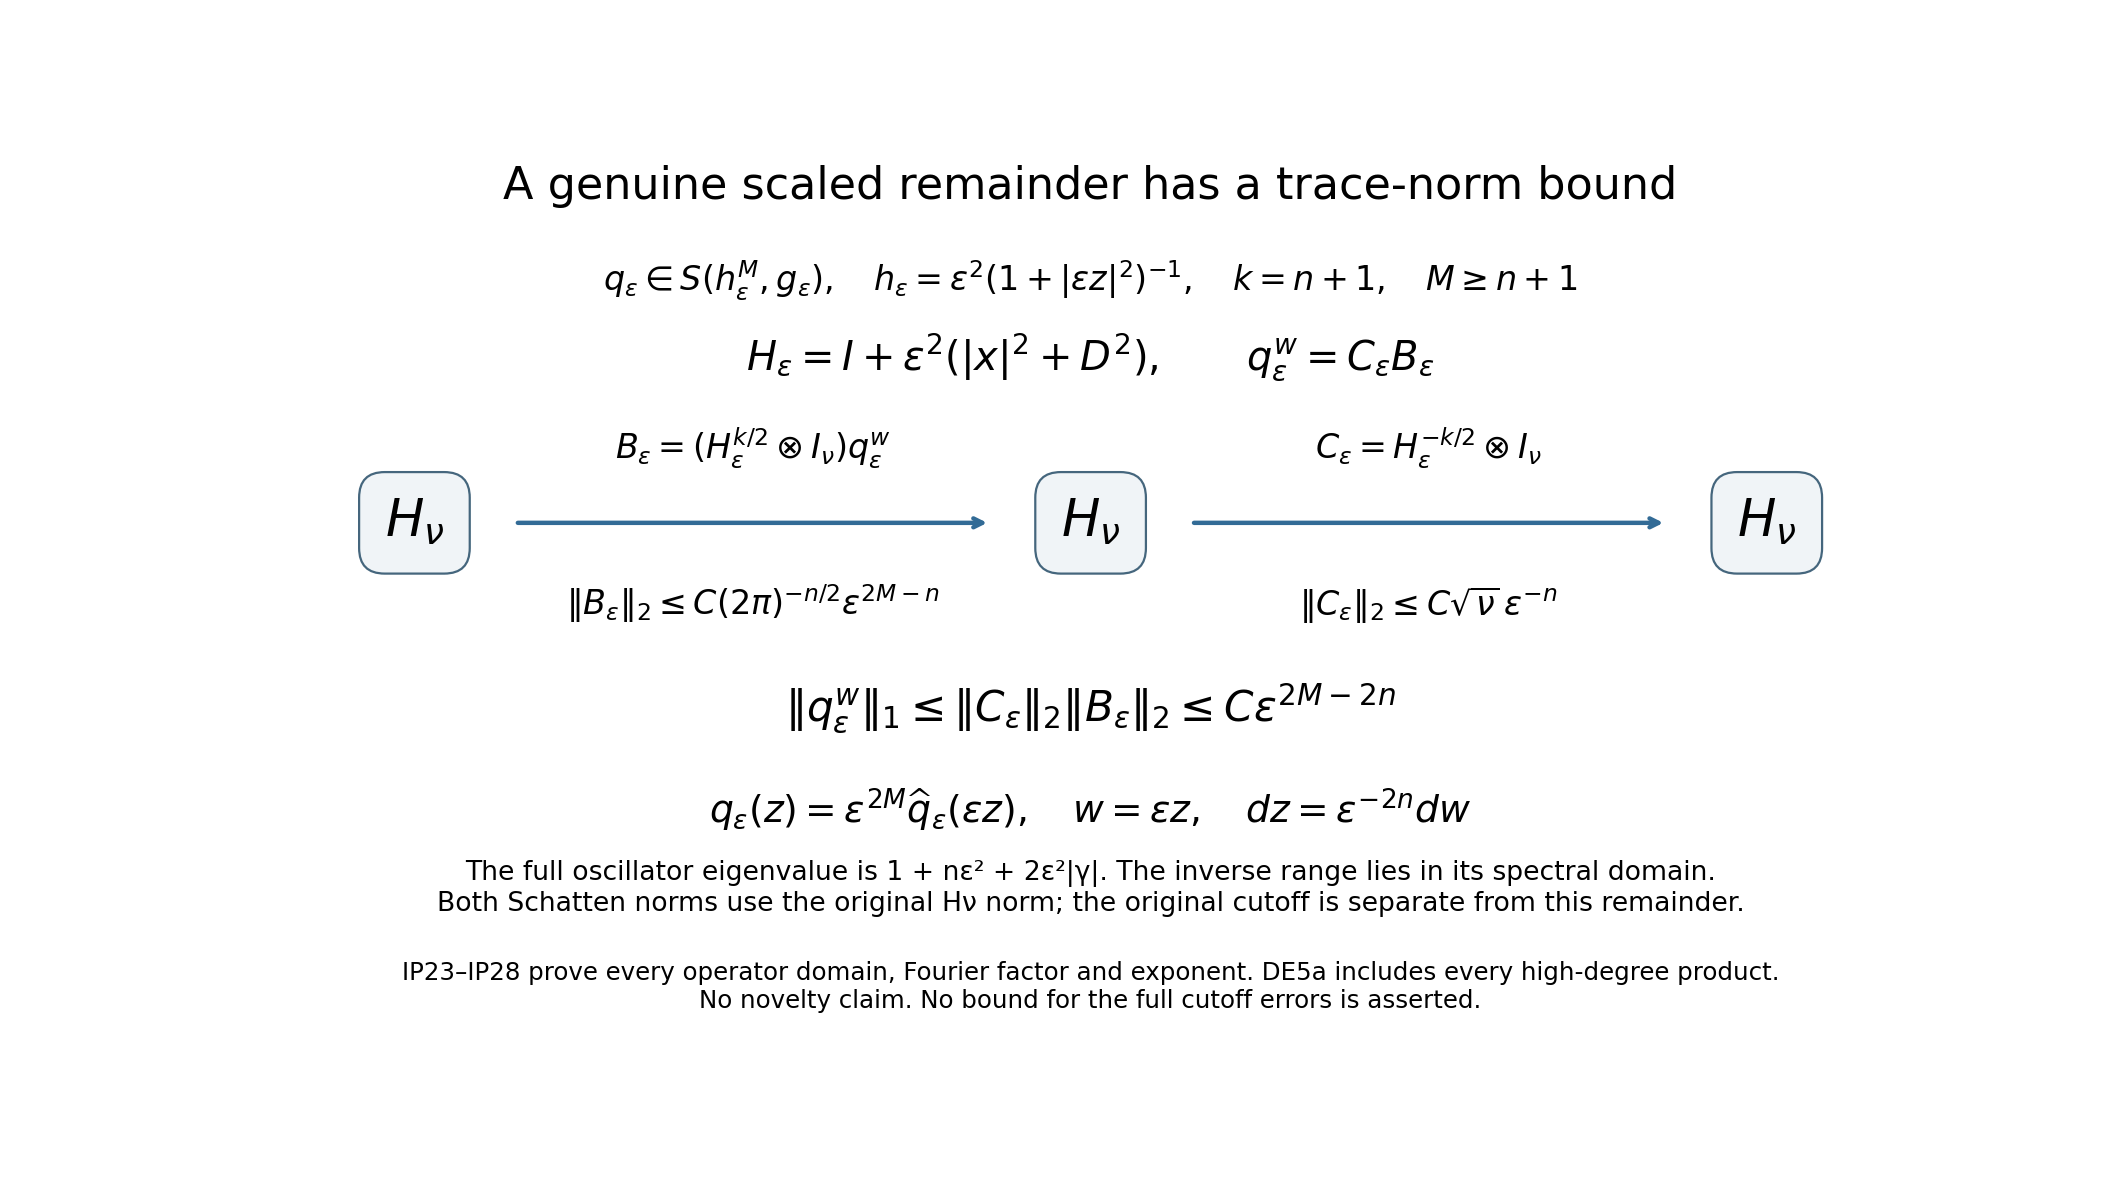

Write Python code to recreate this figure.
"""Draw the original scaled-symbol factorization proved in IP22--IP28."""
from pathlib import Path
import matplotlib
matplotlib.use('Agg')
import matplotlib.pyplot as plt
P=Path(__file__).resolve().parent
fig,ax=plt.subplots(figsize=(13.3,7.5))
ax.set(xlim=(0,1),ylim=(0,1));ax.axis('off')
ax.text(.5,.94,'A genuine scaled remainder has a trace-norm bound',ha='center',fontsize=20)
ax.text(.5,.84,r'$q_\varepsilon\in S(h_\varepsilon^M,g_\varepsilon),\quad h_\varepsilon=\varepsilon^2(1+|\varepsilon z|^2)^{-1},\quad k=n+1,\quad M\geq n+1$',ha='center',fontsize=15)
ax.text(.5,.755,r'$H_\varepsilon=I+\varepsilon^2(|x|^2+D^2),\qquad q_\varepsilon^w=C_\varepsilon B_\varepsilon$',ha='center',fontsize=18)
nodes=[.09,.5,.91]
for x in nodes:ax.text(x,.59,r'$H_\nu$',ha='center',va='center',fontsize=23,bbox=dict(boxstyle='round,pad=.5',fc='#f0f4f7',ec='#45667d'))
for x1,x2 in zip(nodes[:-1],nodes[1:]):ax.annotate('',xy=(x2-.06,.59),xytext=(x1+.06,.59),arrowprops=dict(arrowstyle='->',lw=2,color='#326b96'))
ax.text(.295,.66,r'$B_\varepsilon=(H_\varepsilon^{k/2}\otimes I_\nu)q_\varepsilon^w$',ha='center',fontsize=15)
ax.text(.705,.66,r'$C_\varepsilon=H_\varepsilon^{-k/2}\otimes I_\nu$',ha='center',fontsize=15)
ax.text(.295,.49,r'$\|B_\varepsilon\|_2\leq C(2\pi)^{-n/2}\varepsilon^{2M-n}$',ha='center',fontsize=15)
ax.text(.705,.49,r'$\|C_\varepsilon\|_2\leq C\sqrt{\nu}\,\varepsilon^{-n}$',ha='center',fontsize=15)
ax.text(.5,.375,r'$\|q_\varepsilon^w\|_1\leq\|C_\varepsilon\|_2\|B_\varepsilon\|_2\leq C\varepsilon^{2M-2n}$',ha='center',fontsize=19)
ax.text(.5,.265,r'$q_\varepsilon(z)=\varepsilon^{2M}\widehat q_\varepsilon(\varepsilon z),\quad w=\varepsilon z,\quad dz=\varepsilon^{-2n}dw$',ha='center',fontsize=17)
ax.text(.5,.17,'The full oscillator eigenvalue is 1 + nε² + 2ε²|γ|. The inverse range lies in its spectral domain.\nBoth Schatten norms use the original Hν norm; the original cutoff is separate from this remainder.',ha='center',fontsize=12)
ax.text(.5,.065,'IP23–IP28 prove every operator domain, Fourier factor and exponent. DE5a includes every high-degree product.\nNo novelty claim. No bound for the full cutoff errors is asserted.',ha='center',fontsize=11)
fig.savefig(P/'scaled-remainder-trace-norm.svg')
fig.savefig(P/'scaled-remainder-trace-norm.png',dpi=160)
